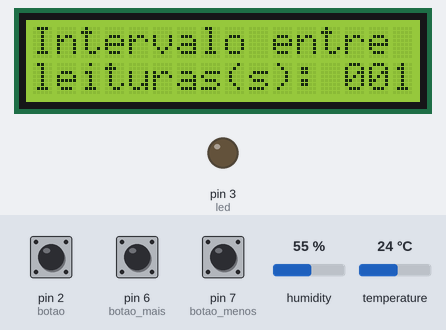
Bench run of a sketch on a simulated Arduino Uno, built with avr-gcc and run on an emulated ATmega328P. Shown: 16×2 character LCD, output pins drawn as LEDs (lit = HIGH). The inputs (shaded band) are chosen by the test bench; at power-on: pin 2 (botao) HIGH, pin 6 (botao_mais) HIGH, pin 7 (botao_menos) HIGH, humidity 55 %, temperature 24 °C. The local clock reads 2024-03-15 10:24:30 at power-on unless the sketch sets it; storage starts empty; what the sketch prints to the serial monitor is not drawn.

Above: at 1.2 s.
1.3 s: pin 2 (botao) pulled LOW for 3.2 s
At 5.0 s:
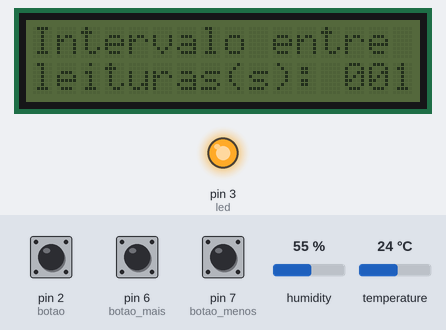
6.0 s: pin 6 (botao_mais) pulled LOW for 1 s
At 7.8 s:
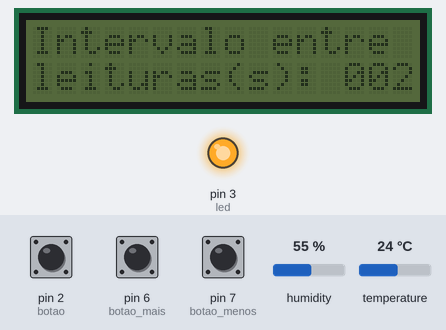
8.5 s: pin 6 (botao_mais) pulled LOW for 3.2 s
At 11.1 s:
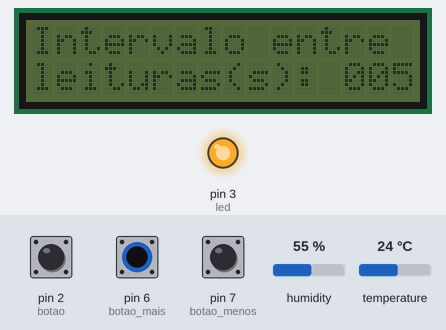
13.2 s: pin 2 (botao) pulled LOW for 3.2 s
At 16.2 s:
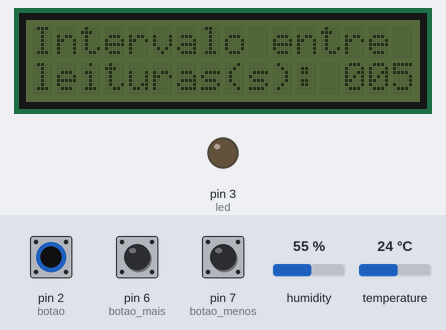
17.9 s: pin 7 (botao_menos) pulled LOW for 0.15 s
At 19.4 s:
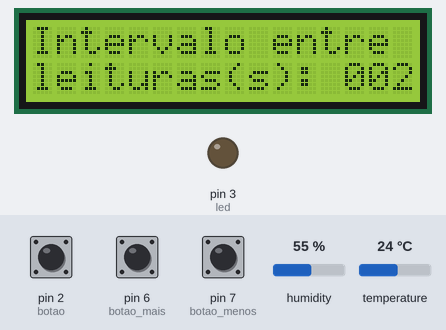
19.7 s: pin 2 (botao) pulled LOW for 0.15 s
At 21.3 s:
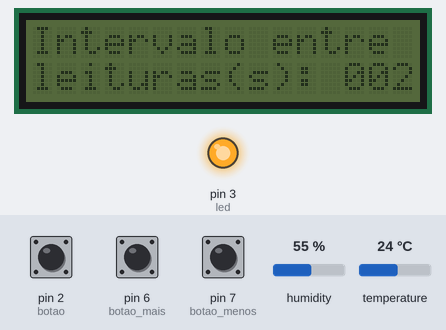
Timing chart, 0 to 22.8 s (numbered marks = the images above; inputs shaded):
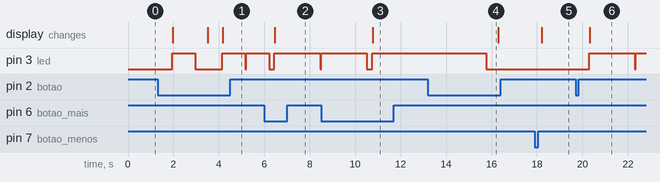

Measured:
- after the input at 1.3 s, pin 3 (led): goes HIGH 1.0 s, LOW 1.2 s, HIGH 1.0 s, LOW 0.03 s, then HIGH, starting after 0.65 s; the display: changes after 0.67 s (image 1)
- after the input at 6.0 s, the display: changes after 0.46 s (image 2)
- after the input at 8.5 s, the display: changes after 2.3 s (image 3)
- after the input at 13.2 s, pin 3 (led): goes on until 15.8 s, then stays LOW
- after the input at 17.9 s, the display: changes after 0.31 s (image 5)
- after the input at 19.7 s, pin 3 (led): LOW → HIGH after 0.60 s, → LOW 2.0 s later, → HIGH 0.03 s later; the display: changes after 0.61 s (image 6)

The sketch:

codigo_arduino.ino
```cpp
#include "DHT.h"
#include "RTClib.h"
#include <SD.h>
#include <SPI.h>
#include <Wire.h>
#include <LiquidCrystal_I2C.h>
#define DHTPIN 9
#define DHTTYPE DHT22

DHT dht(DHTPIN, DHTTYPE);

LiquidCrystal_I2C lcd(0x27, 16, 2);

File myFile;

RTC_DS3231 rtc;

int botao = 2; //botão para acionar log
int botao_menos = 7; //botão para diminuir tempo
int botao_mais = 6; //botão para aumentar tempo
int led = 3; // indica se está gravando ou não logs
bool registralog = 0; //estado do log
int tp = 1;
int tp1 = 1;
String tempo = "001";


void setup() {
 Wire.begin();
 lcd.init();
 lcd.setBacklight(HIGH);

 Serial.begin(9600);
 pinMode(botao, INPUT);
 pinMode(botao_mais, INPUT);
 pinMode(botao_menos, INPUT);
 pinMode(led, OUTPUT);

 if (SD.begin()) {
  Serial.println("SD Card pronto para uso.");
  }
 else {
  Serial.println("Falha na inicialização do SD Card.");
  return;
  }
 if(! rtc.begin()) {
  Serial.println("DS3231 não encontrado");
  while(1);
  }
 if(rtc.lostPower()){
  Serial.println("DS3231 OK!");
  rtc.adjust(DateTime(F(__DATE__), F(__TIME__)));
  }
 Serial.println(F("DHT22 test!"));
 dht.begin();

 myFile = SD.open("log.txt", FILE_WRITE);
 if (myFile){
  myFile.close();
 }
 else {
  Serial.println("Erro ao Abrir Arquivo .txt");
 }
}


void loop() {
 digitalWrite(led, LOW);
 if(digitalRead(botao) == LOW){
  registralog = !registralog;
  myFile = SD.open("log.txt", FILE_WRITE);
  if ((registralog) == 1){
   myFile.println("begin");
  }
  else{
   myFile.println("end");
  }
  myFile.close();
  delay(500);
 }
 if(digitalRead(botao_mais) == LOW){
  tp ++;
  delay(200);
 }
 if(digitalRead(botao_menos) == LOW){
  tp --;
  delay(200);
 }
 if (tp > 9){
  tp = 9;
 }
 if (tp < 1) {
  tp = 1;
 }
 if (tp == 9){
  tempo = "600";
  tp1 = 600;
 }
 else if (tp == 8){
  tempo = "300";
  tp1 = 300;
 }
 else if (tp == 7){
  tempo = "120";
  tp1 = 120;
 }
 else if (tp == 6){
  tempo = "060";
  tp1 = 60;
 }
 else if (tp == 5){
  tempo = "030";
  tp1 = 30;
 }
 else if (tp == 4){
  tempo = "010";
  tp1 = 10;
 }
 else if (tp == 3){
  tempo = "005";
  tp1 = 5;
 }
 else if (tp == 2){
  tempo = "002";
  tp1 = 2;
 }
 else if (tp == 1){
  tempo = "001";
  tp1 = 1;
 }
 lcd.setCursor(0,0);
 lcd.print("Intervalo entre");
 lcd.setCursor(0,1);
 lcd.print("leituras(s): " + tempo);

 if ((registralog) == 1){
  leitura(tp1, led);
 }
 else{
  lcd.setBacklight(HIGH);
  delay(100);
  }
}


void leitura(int tp1, int led){
 lcd.setBacklight(LOW);
 digitalWrite(led, HIGH);
 DateTime now = rtc.now();
 float h = dht.readHumidity();
 float t = dht.readTemperature();
 float f = dht.readTemperature(true);
 float hic = dht.computeHeatIndex(t, h, false);
 String linha = String(now.day()) + "." +  String(now.month()) + "." + String(now.year()) + "-" + String(now.hour()) + "." +  String(now.minute()) + "." + String(now.second()) + " " + String(h) + " " + String(t);
 myFile = SD.open("log.txt", FILE_WRITE);
 myFile.println(linha);
 myFile.close();
 delay(tp1*1000);
}
```
